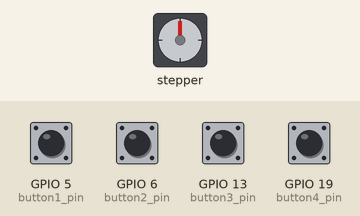
A program run on a simulated Raspberry Pi (BCM pin numbers). Parts: stepper motor. Inputs (shaded band) come from the test bench; at power-on: GPIO 5 (button1_pin), GPIO 6 (button2_pin), GPIO 13 (button3_pin), GPIO 19 (button4_pin) HIGH. The stepper is drawn at 200 steps a turn.

Above: at 1.2 s.
1.3 s: GPIO 5 (button1_pin) pulled LOW for 0.15 s
At 1.45 s:
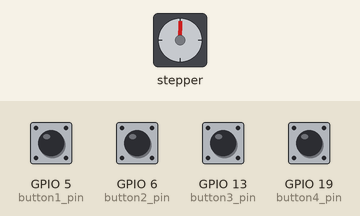
3.2 s: GPIO 6 (button2_pin) pulled LOW for 1 s
At 3.35 s:
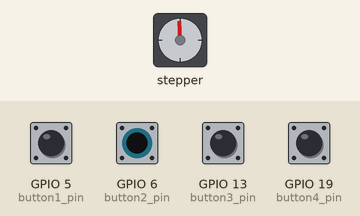
6.2 s: GPIO 13 (button3_pin) pulled LOW for 1 s
At 6.65 s:
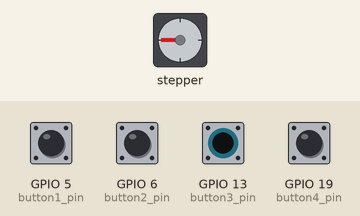
9.2 s: GPIO 5 (button1_pin) driven LOW and GPIO 6 (button2_pin) driven LOW
At 9.95 s:
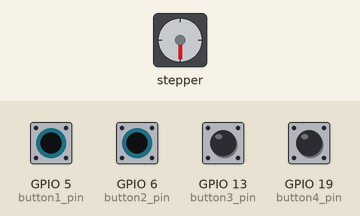
12.2 s: GPIO 5 (button1_pin) driven HIGH
15.2 s: GPIO 5 (button1_pin) driven LOW
Timing chart, 0 to 21.8 s (numbered marks = the images above; inputs shaded):
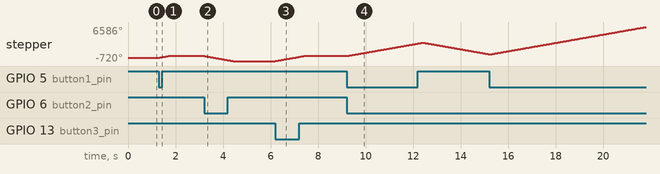

Measured:
- after the input at 1.3 s, stepper: turns 360° clockwise in 0.40 s, starting at once
- after the input at 3.2 s, stepper: turns 1080° counter-clockwise in 1.2 s, starting at once
- after the input at 6.2 s, stepper: turns 1080° clockwise in 1.2 s, starting at once
- after the input at 9.2 s, stepper: keeps turning clockwise at about 896°/s, starting at once

The program:

motor_driver.py
```python
import RPi.GPIO as GPIO
import time

# Set up GPIO pins
GPIO.setmode(GPIO.BCM)

# Define the GPIO pins for the buttons
button1_pin = 5
button2_pin = 6
button3_pin = 13
button4_pin = 19

# Set up GPIO pins for buttons
GPIO.setup(button1_pin, GPIO.IN, pull_up_down=GPIO.PUD_UP)
GPIO.setup(button2_pin, GPIO.IN, pull_up_down=GPIO.PUD_UP)
GPIO.setup(button3_pin, GPIO.IN, pull_up_down=GPIO.PUD_UP)
GPIO.setup(button4_pin, GPIO.IN, pull_up_down=GPIO.PUD_UP)

# Define stepper motor step delay (adjust as needed)
step_delay = 0.001

# Function to rotate stepper motor clockwise
def rotate_clockwise():
    GPIO.output(dir_pin, GPIO.HIGH)  # Set direction pin HIGH for clockwise rotation
    for _ in range(200):  # Adjust this value according to your motor steps per revolution
        GPIO.output(step_pin, GPIO.HIGH)
        time.sleep(step_delay)
        GPIO.output(step_pin, GPIO.LOW)
        time.sleep(step_delay)

# Function to rotate stepper motor counterclockwise
def rotate_counterclockwise():
    GPIO.output(dir_pin, GPIO.LOW)  # Set direction pin LOW for counterclockwise rotation
    for _ in range(200):  # Adjust this value according to your motor steps per revolution
        GPIO.output(step_pin, GPIO.HIGH)
        time.sleep(step_delay)
        GPIO.output(step_pin, GPIO.LOW)
        time.sleep(step_delay)

# Set up GPIO pins for A4988 driver circuit
dir_pin = 17  # Change this pin according to your setup
step_pin = 27  # Change this pin according to your setup

GPIO.setup(dir_pin, GPIO.OUT)
GPIO.setup(step_pin, GPIO.OUT)

# Main loop
try:
    while True:
        # Check button states
        button1_state = GPIO.input(button1_pin)
        button2_state = GPIO.input(button2_pin)
        button3_state = GPIO.input(button3_pin)
        button4_state = GPIO.input(button4_pin)

        # Drive motor 1 based on button states
        if button1_state == GPIO.LOW:
            rotate_clockwise()
        elif button2_state == GPIO.LOW:
            rotate_counterclockwise()

        # Drive motor 2 based on button states
        if button3_state == GPIO.LOW:
            rotate_clockwise()
        elif button4_state == GPIO.LOW:
            rotate_counterclockwise()

except KeyboardInterrupt:
    pass

# Clean up GPIO pins
GPIO.cleanup()
```
